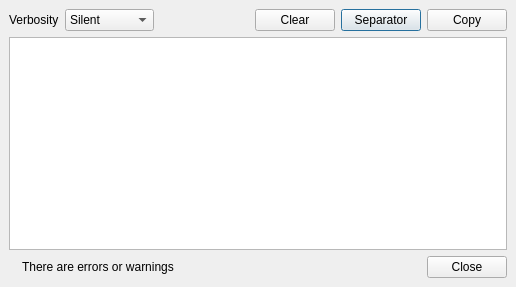
<?xml version="1.0" encoding="UTF-8"?>
<ui version="4.0">
 <class>LogViewerDialog</class>
 <widget class="QDialog" name="LogViewerDialog">
  <property name="geometry">
   <rect>
    <x>0</x>
    <y>0</y>
    <width>516</width>
    <height>287</height>
   </rect>
  </property>
  <property name="windowTitle">
   <string>Log Viewer</string>
  </property>
  <layout class="QGridLayout">
   <property name="leftMargin">
    <number>9</number>
   </property>
   <property name="topMargin">
    <number>9</number>
   </property>
   <property name="rightMargin">
    <number>9</number>
   </property>
   <property name="bottomMargin">
    <number>9</number>
   </property>
   <property name="spacing">
    <number>6</number>
   </property>
   <item row="0" column="1">
    <widget class="QComboBox" name="verbosity_cbx">
     <item>
      <property name="text">
       <string>Silent</string>
      </property>
     </item>
     <item>
      <property name="text">
       <string>Information</string>
      </property>
     </item>
     <item>
      <property name="text">
       <string>Details</string>
      </property>
     </item>
     <item>
      <property name="text">
       <string>Verbose</string>
      </property>
     </item>
     <item>
      <property name="text">
       <string>Noisy</string>
      </property>
     </item>
    </widget>
   </item>
   <item row="0" column="4">
    <widget class="QPushButton" name="separator_pb">
     <property name="text">
      <string>Separator</string>
     </property>
    </widget>
   </item>
   <item row="0" column="5">
    <widget class="QPushButton" name="copy_pb">
     <property name="text">
      <string>Copy</string>
     </property>
    </widget>
   </item>
   <item row="0" column="3">
    <widget class="QPushButton" name="clear_pb">
     <property name="text">
      <string>Clear</string>
     </property>
    </widget>
   </item>
   <item row="0" column="0">
    <widget class="QLabel" name="verbosity_label">
     <property name="text">
      <string>Verbosity</string>
     </property>
    </widget>
   </item>
   <item row="1" column="0" colspan="6">
    <widget class="QListView" name="log_view">
     <property name="iconSize">
      <size>
       <width>16</width>
       <height>16</height>
      </size>
     </property>
     <property name="isWrapping" stdset="0">
      <bool>false</bool>
     </property>
     <property name="resizeMode">
      <enum>QListView::Adjust</enum>
     </property>
     <property name="uniformItemSizes">
      <bool>true</bool>
     </property>
     <property name="wordWrap">
      <bool>false</bool>
     </property>
    </widget>
   </item>
   <item row="0" column="2">
    <spacer>
     <property name="orientation">
      <enum>Qt::Horizontal</enum>
     </property>
     <property name="sizeHint" stdset="0">
      <size>
       <width>101</width>
       <height>0</height>
      </size>
     </property>
    </spacer>
   </item>
   <item row="2" column="0" colspan="6">
    <widget class="QFrame" name="frame">
     <property name="frameShape">
      <enum>QFrame::NoFrame</enum>
     </property>
     <property name="frameShadow">
      <enum>QFrame::Raised</enum>
     </property>
     <layout class="QHBoxLayout" name="horizontalLayout">
      <property name="leftMargin">
       <number>0</number>
      </property>
      <property name="topMargin">
       <number>0</number>
      </property>
      <property name="rightMargin">
       <number>0</number>
      </property>
      <property name="bottomMargin">
       <number>0</number>
      </property>
      <item>
       <widget class="QFrame" name="attn_frame">
        <property name="frameShape">
         <enum>QFrame::NoFrame</enum>
        </property>
        <property name="frameShadow">
         <enum>QFrame::Raised</enum>
        </property>
        <layout class="QHBoxLayout" name="horizontalLayout_2">
         <property name="leftMargin">
          <number>0</number>
         </property>
         <property name="topMargin">
          <number>0</number>
         </property>
         <property name="rightMargin">
          <number>0</number>
         </property>
         <property name="bottomMargin">
          <number>0</number>
         </property>
         <item>
          <widget class="QLabel" name="label_3">
           <property name="text">
            <string/>
           </property>
           <property name="pixmap">
            <pixmap resource="../../icons/icons.qrc">:/warn_16px.png</pixmap>
           </property>
          </widget>
         </item>
         <item>
          <widget class="QLabel" name="label_2">
           <property name="text">
            <string>There are errors or warnings</string>
           </property>
          </widget>
         </item>
        </layout>
       </widget>
      </item>
      <item>
       <widget class="QDialogButtonBox" name="buttonBox">
        <property name="orientation">
         <enum>Qt::Horizontal</enum>
        </property>
        <property name="standardButtons">
         <set>QDialogButtonBox::Close</set>
        </property>
       </widget>
      </item>
     </layout>
    </widget>
   </item>
  </layout>
 </widget>
 <tabstops>
  <tabstop>verbosity_cbx</tabstop>
  <tabstop>clear_pb</tabstop>
  <tabstop>separator_pb</tabstop>
  <tabstop>copy_pb</tabstop>
  <tabstop>log_view</tabstop>
 </tabstops>
 <resources>
  <include location="../../icons/icons.qrc"/>
 </resources>
 <connections>
  <connection>
   <sender>buttonBox</sender>
   <signal>accepted()</signal>
   <receiver>LogViewerDialog</receiver>
   <slot>accept()</slot>
   <hints>
    <hint type="sourcelabel">
     <x>248</x>
     <y>254</y>
    </hint>
    <hint type="destinationlabel">
     <x>157</x>
     <y>274</y>
    </hint>
   </hints>
  </connection>
  <connection>
   <sender>buttonBox</sender>
   <signal>rejected()</signal>
   <receiver>LogViewerDialog</receiver>
   <slot>reject()</slot>
   <hints>
    <hint type="sourcelabel">
     <x>316</x>
     <y>260</y>
    </hint>
    <hint type="destinationlabel">
     <x>286</x>
     <y>274</y>
    </hint>
   </hints>
  </connection>
 </connections>
</ui>
